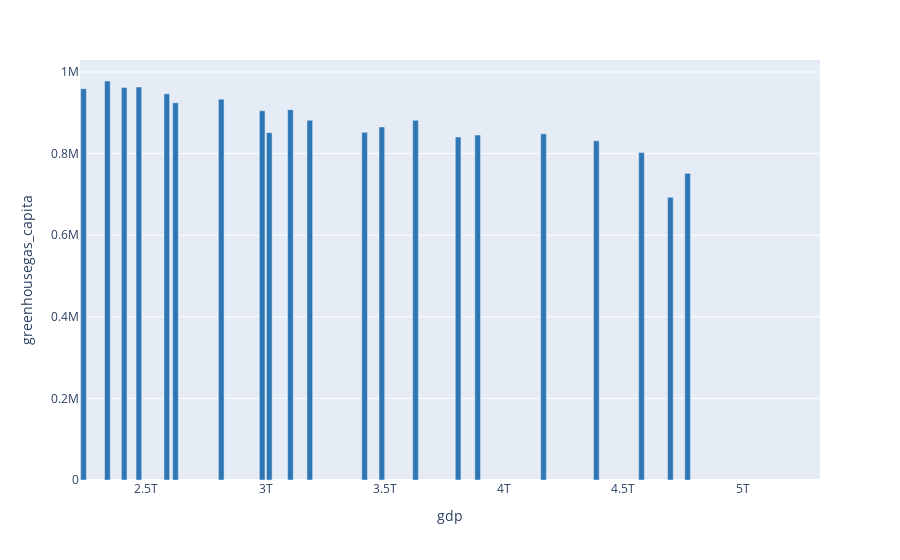

Here is the notebook cell this chart was saved with:
### Code cell
china = df[df['country'] == 'China' ]
germany = df[df['country'] == 'Germany' ]

px.bar(china, x = 'gdp', y = 'greenhousegas_capita')
px.bar(germany, x = 'gdp', y = 'greenhousegas_capita', color_discrete_sequence=['#2f77b4'])

### Figure 1 — Plotly figure (JSON) as saved in the notebook; plotly's stock layout.template omitted (floating-point values rounded to 4 significant figures)
{"data": [{"alignmentgroup": "True", "hovertemplate": "gdp=%{x}<br>greenhousegas_capita=%{y}<extra></extra>", "legendgroup": "", "marker": {"color": "#2f77b4", "pattern": {"shape": ""}}, "name": "", "offsetgroup": "", "orientation": "v", "showlegend": false, "textposition": "auto", "type": "bar", "x": [2237000000000.0, 2337000000000.0, 2407000000000.0, 2469000000000.0, 2586000000000.0, 2622000000000.0, 2814000000000.0, 2986000000000.0, 3104000000000.0, 3015000000000.0, 3185000000000.0, 3415000000000.0, 3487000000000.0, 3629000000000.0, 3807000000000.0, 3889000000000.0, 4165000000000.0, 4387000000000.0, 4576000000000.0, 4769000000000.0, 4697000000000.0, 4892000000000.0, 5310000000000.0], "xaxis": "x", "y": [959100.0, 977900.0, 961800.0, 963000.0, 946500.0, 924500.0, 933300.0, 904900.0, 907700.0, 851200.0, 881700.0, 852000.0, 865200.0, 881600.0, 840800.0, 845400.0, 848400.0, 831200.0, 802500.0, 751700.0, 692800.0, null, null], "yaxis": "y"}], "layout": {"barmode": "relative", "legend": {"tracegroupgap": 0}, "margin": {"t": 60}, "xaxis": {"anchor": "y", "domain": [0, 1], "title": {"text": "gdp"}}, "yaxis": {"anchor": "x", "domain": [0, 1], "title": {"text": "greenhousegas_capita"}}}}
